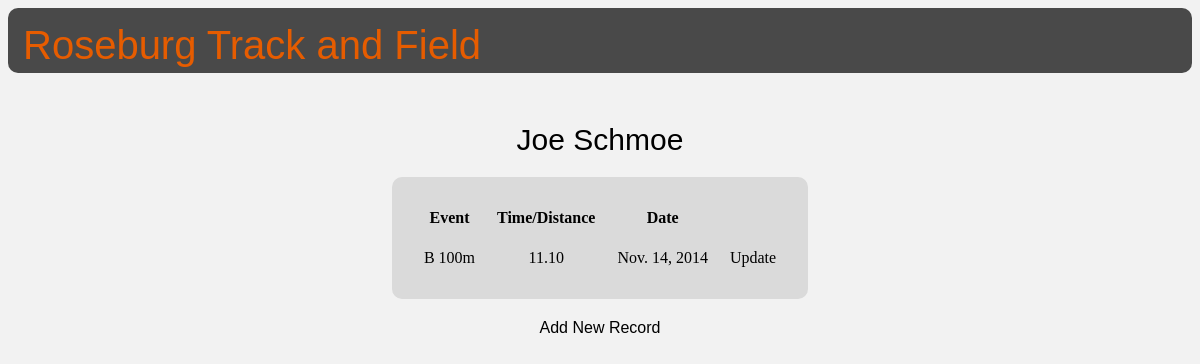
Page /track/4/ on the committed database.
### track/models.py (models this page shows, shortened)
class Athlete(models.Model):
	FRESHMAN = 'FR'
	SOPHOMORE = 'SO'
	JUNIOR = 'JR'
	SENIOR = 'SR'
	CHOICES = (
		(FRESHMAN, 'Freshman'),
		(SOPHOMORE, 'Sophomore'),
		(JUNIOR, 'Junior'),
		(SENIOR, 'Senior'),
	)
	BOY = 'B'
	GIRL = 'G'
	OPTIONS = (
		(BOY, 'Boy'),
		(GIRL, 'Girl'),
	)
	gender = models.CharField(max_length=1, choices=OPTIONS, null=False)
	year = models.CharField(max_length=2, choices=CHOICES, default=FRESHMAN)
	first_name = models.CharField(max_length=20, null=False)
	last_name = models.CharField(max_length=20, null=False)
	class Meta:
		unique_together = ('first_name', 'last_name')

class Record(models.Model):
	event_name = models.ForeignKey(Event, default=1)
	athlete = models.ForeignKey(Athlete, default=1)
	time_dist = models.DecimalField('Time/Distance', decimal_places=2, max_digits=5)
	date = models.DateField()
	class Meta:
		unique_together = ('event_name', 'athlete')

class Event(models.Model):
	def __str__(self):
		return (self.gender + ' ' + self.event_name)
	BOYS = 'B'
	GIRLS = 'G'
	CHOICES = (
		(BOYS, 'Boys'),
		(GIRLS, 'Girls'),
	)
	gender = models.CharField(max_length=1, choices=CHOICES, null=False)
	event_name = models.CharField(max_length=20, null=False)
	class Meta:
		unique_together = ('event_name', 'gender')

### track/views.py (the view)
# urls.py: url(r'^(?P<athlete_id>\d+)/', views.AthleteProfile, name='athlete_profile'),
def AthleteProfile(request, athlete_id):
	records = Record.objects.filter(athlete=athlete_id)
	athlete = Athlete.objects.filter(pk=athlete_id)
	return render(request, 'track/athlete_profile.html', { 'records' : records, 'athlete' : athlete })

### track/templates/track/athlete_profile.html (shortened to what this page needs)
{% load staticfiles %}
<link rel="stylesheet" type="text/css" href="{% static 'track/profile.css' %}" />
<link rel="stylesheet" type="text/css" href="{% static 'track/index.css' %}" />
<div id="top_bar">
  <head>
      <p class="page_title">Roseburg Track and Field</p>
  </head>
</div>
<body>
  <table>
    <caption>
      {% for a in athlete %}
        <p class="heading">{{ a.first_name }} {{ a.last_name }}</p>
      {% endfor %}
    </caption>
    <tr>
      <th>Event</th>
      <th>Time/Distance</th>
      <th>Date</th>
  {% for record in records %}
    <tr>
      <td><a href="{% url 'track:event_profile' record.event_name.id %}">{{ record.event_name }}</a></td>
      <td>{{ record.time_dist }}</td>
      <td>{{ record.date }}</td>
      <td><a href="{% url 'track:record_update_form' pk=record.id %}">Update</a></td>
  {% endfor %}
  </table>
</body>
<div id="update_link">
  {% for a in athlete %}
    <a href="{% url 'track:record_create_form' pk=a.id%}">Add New Record</a>
  {% endfor %}
</div>

### track/static/track/profile.css (style rules this page uses)
table { background-color: #DADADA; font-family: Arial; text-align: center; padding: 20px; position: relative; top: 30px; margin-left: auto; margin-right: auto; border-radius: 10px; }
th, tr, td { text-align: center; padding: 10px; font-size: 16px; font-family: Tahoma; }
#update_link { font-family: Arial; font-size: 16px; padding-top: 50px; font-family: Arial; text-align: center; position: relative; margin-left: auto; margin-right: auto; }

### track/static/track/index.css (style rules this page uses)
#top_bar { background-color: #494949; height: 65px; border-radius: 10px; text-align: left; }
p.page_title { font-family: Arial; font-size: 40px; color: #E65C00; padding-left: 15px; padding-top: 15px; white-space: nowrap; overflow: hidden; }
p.heading { color: #000000; font-size: 30px; font-family: Arial; text-align: center; padding: 20px; margin: 0px; }
body { background-color: #F2F2F2; }
a:link { color: #000000; text-decoration: none; }

### rows in the picture
Athlete: first_name "Joe", last_name "Schmoe"
Record: event_name "B 100m", time_dist "11.10", date "Nov. 14, 2014"
